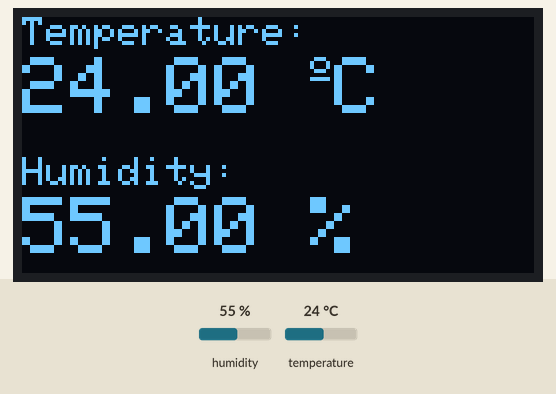
Bench run of a sketch on a simulated Arduino Uno, built with avr-gcc and run on an emulated ATmega328P. Parts: 128×64 one-colour display. The test bench sets the inputs (shaded band); at power-on: humidity 55 %, temperature 24 °C. What the sketch prints to the serial monitor is not drawn.

Above: at 3.6 s.
3.7 s: humidity set to 22 %
At 5.7 s:
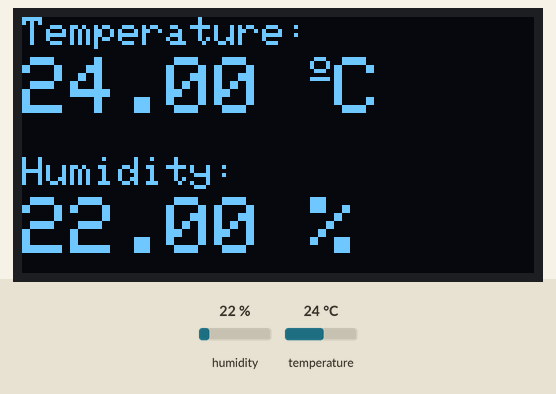
6.7 s: temperature set to 12 °C
At 7.7 s:
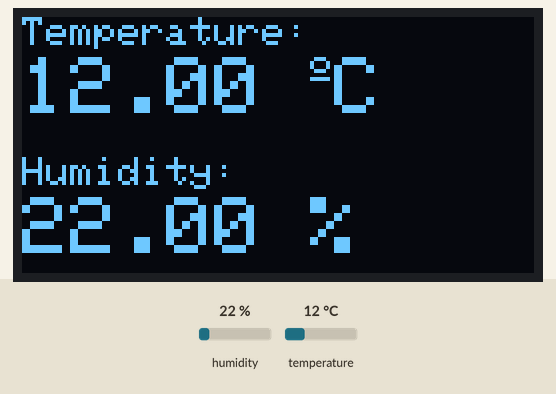
9.7 s: humidity set to 40 %
At 12.8 s:
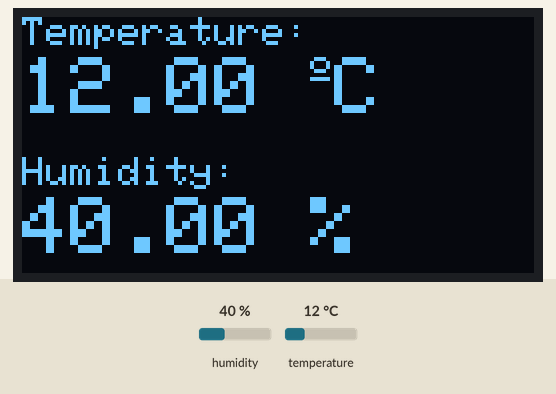
13.1 s: temperature set to 19 °C
At 14.9 s:
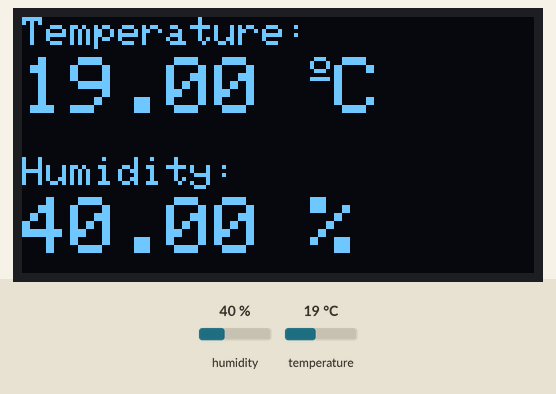
Timing chart, 0 to 16.4 s (numbered marks = the images above; inputs shaded):
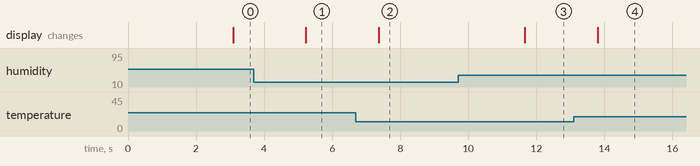

Measured:
- after the input at 3.7 s, the display: changes after 1.5 s (image 1)
- after the input at 6.7 s, the display: changes after 0.67 s (image 2)
- after the input at 9.7 s, the display: changes after 2.0 s (image 3)
- after the input at 13.1 s, the display: changes after 0.70 s (image 4)

The sketch:

3._Weather_Station_DHT-11_and_OLED.ino
```cpp
#include <Wire.h>
#include <Adafruit_GFX.h>
#include <Adafruit_SH1106.h>
#include <Adafruit_Sensor.h>
#include "DHT.h"


#define SCREEN_WIDTH 128 // OLED display width, in pixels
#define SCREEN_HEIGHT 64 // OLED display height, in pixels

#define OLED_RESET -1
Adafruit_SH1106 display(OLED_RESET);

#define DHTPIN 2     // Digital pin connected to the DHT sensor

// Uncomment the type of sensor in use:
#define DHTTYPE    DHT11     // DHT 11
//#define DHTTYPE    DHT22     // DHT 22 (AM2302)
//#define DHTTYPE    DHT21     // DHT 21 (AM2301)

DHT dht(DHTPIN, DHTTYPE);

void setup() {
  Serial.begin(9600);
  dht.begin();
  display.begin(SH1106_SWITCHCAPVCC, 0x3C);
  delay(2000);
  display.clearDisplay();
  display.setTextColor(WHITE);
}

void loop() {
  delay(1000);

  //read temperature and humidity
  float t = dht.readTemperature();
  float h = dht.readHumidity();
  Serial.print(t); //send distance to MIT App
  Serial.print(";");
  Serial.print(h); //send distance to MIT App

  //clear display
  display.clearDisplay();

  // display temperature
  display.setTextSize(1);
  display.setCursor(0,0);
  display.print("Temperature: ");
  display.setTextSize(2);
  display.setCursor(0,10);
  display.print(t);
  display.print(" ");
  display.setTextSize(1);
  display.cp437(true);
  display.write(167);
  display.setTextSize(2);
  display.print("C");

  // display humidity
  display.setTextSize(1);
  display.setCursor(0, 35);
  display.print("Humidity: ");
  display.setTextSize(2);
  display.setCursor(0, 45);
  display.print(h);
  display.print(" %");

  display.display();
  // display humidity
  display.setTextSize(1);
  display.setCursor(0, 35);
  display.print("Humidity: ");
  display.setTextSize(2);
  display.setCursor(0, 45);
  display.print(h);
  display.print(" %");

  display.display();
}
```
